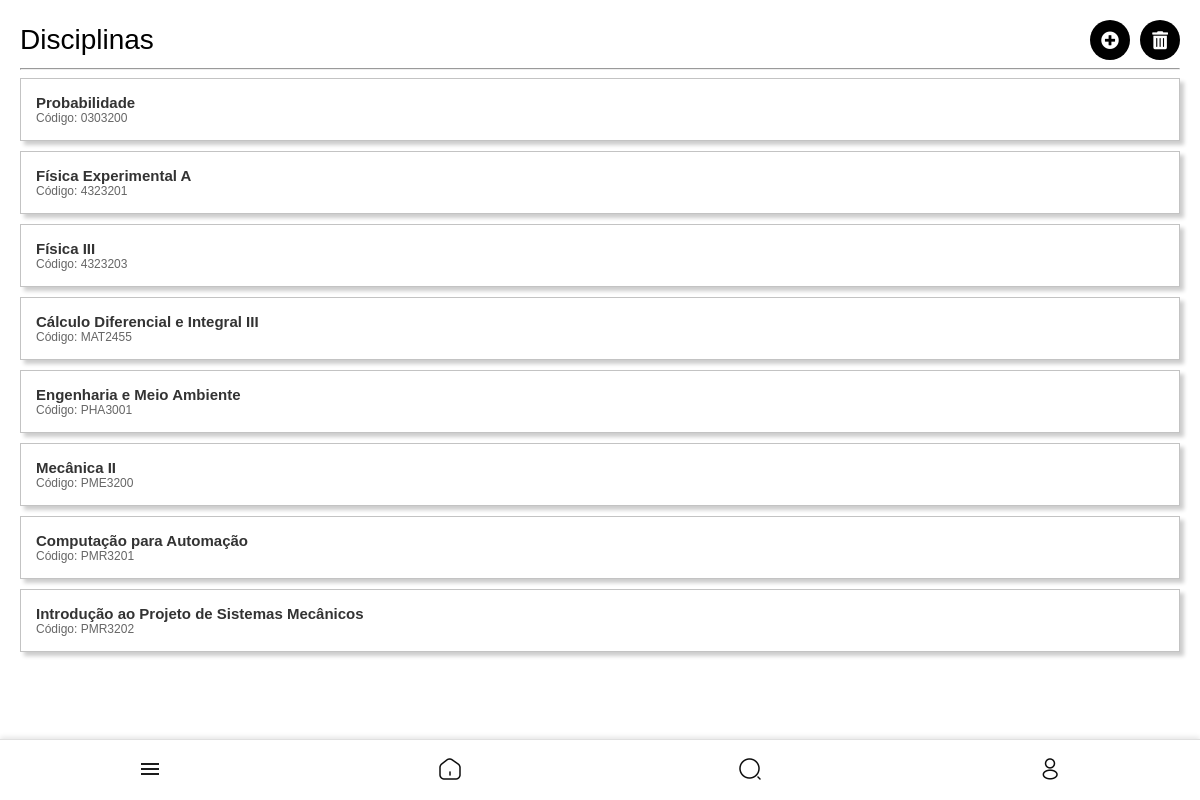
The app's page /disciplinas/ (signed in) with its own data.
### core/models.py (models this page shows, shortened)
class UserDiscipline(models.Model):
    user = models.ForeignKey(settings.AUTH_USER_MODEL, on_delete=models.CASCADE)
    disciplina = models.ForeignKey('Disciplina', on_delete=models.CASCADE)

class Disciplina(models.Model):
    nome = models.CharField(max_length=255)
    codigo = models.CharField(max_length=10)
    curso = models.CharField(max_length=255)
    semestre = models.CharField(max_length=10)
    tipo = models.CharField(max_length=50)
    sala = models.ForeignKey(Sala, on_delete=models.SET_NULL, null=True, blank=True, related_name='disciplinas')
    professor_responsavel = models.ForeignKey(
        settings.AUTH_USER_MODEL,
        null=True,
        blank=True,
        on_delete=models.SET_NULL,
        limit_choices_to={'user_type': 'professor'}
    )
    turma = models.IntegerField(default=1)

### core/views.py (the view)
# urls.py: path('disciplinas/', views.disciplinas, name='disciplinas'),
@login_required
def disciplinas(request):
    if request.user.user_type not in ['aluno', 'representante', 'professor']:
        raise PermissionDenied
    user_disciplines = UserDiscipline.objects.filter(user=request.user).select_related('disciplina')
    turma_counts = {}
    for ud in user_disciplines:
        key = (ud.disciplina.nome, ud.disciplina.codigo)
        if key in turma_counts:
            turma_counts[key] += 1
        else:
            turma_counts[key] = 1
    disciplinas_com_turmas = [
        (ud, turma_counts[(ud.disciplina.nome, ud.disciplina.codigo)] > 1)
        for ud in user_disciplines
    ]
    return render(request, 'core/disciplinas.html', {'user_disciplines': disciplinas_com_turmas})

### templates/core/disciplinas.html (shortened to what this page needs)
{% extends 'core/base.html' %}
{% block content %}
<div class="disciplinas-container">
    <div class="header-container">
        <h1>Disciplinas</h1>
        <div class="actions">
            <a href="{% url 'adicionar_disciplinas' %}" class="icon-btn">
                <i class="fas fa-plus-circle"></i>
            </a>
            <a href="{% url 'remover_disciplinas' %}" class="icon-btn">
                <i class="fas fa-trash-alt"></i>
            </a>
        </div>
    </div>
    <hr>
    <ul class="disciplinas-list">
        {% for user_discipline, show_turma in user_disciplines %}
        <li class="disciplina-item">
            <a href="{% url 'detalhe_disciplina' user_discipline.disciplina.id %}" class="disciplina-nome">
                {{ user_discipline.disciplina.nome }}
            </a>
            <a href="{% url 'detalhe_disciplina' user_discipline.disciplina.id %}" class="disciplina-codigo" style="font-weight: normal; font-size: min(12px,3vw); color: #666;">
                Código: {{ user_discipline.disciplina.codigo }}
            </a>
        </li>
        {% empty %}
        <li class="empty-list" style="font-size: min(15px,4vw); color: #8c8c8c;">Você não adicionou nenhuma disciplina ainda.</li>
        {% endfor %}
    </ul>
</div>
{% endblock %}

### static/style.css (style rules this page uses)
@media (min-width: 769px) { body { font-family: Arial, sans-serif; background-color: rgb(234, 234, 234); display: flex; flex-direction: column; align-items: center; justify-content: flex-start; min-height: 100vh; margin: 0; padding-bottom: 5vw; } }
@media (min-width: 769px) { a { text-decoration: none; color: #000000; } }
@media (min-width: 769px) { .disciplinas-container { padding: min(6vw, 20px); font-family: Arial, sans-serif; padding-bottom: min(20vw,80px); width: 100vw; box-sizing: border-box; } }
@media (min-width: 769px) { .disciplinas-container h1 { font-size: min(28px,8vw); margin-bottom: 0; margin-top: 0; font-weight:normal; text-align: left; } }
@media (min-width: 769px) { .disciplinas-list { list-style: none; padding: 0; margin: 0; } }
@media (min-width: 769px) { .disciplina-item { display: flex; flex-direction: column; background-color: #fff; border: 1px solid #c3c3c3; margin-bottom: min(10px,6vw); padding: min(15px,6vw); box-shadow: min(4px,2vw) min(4px,2vw) min(4px,2vw) rgba(0, 0, 0, 0.2); text-align: left; width: 100%; box-sizing: border-box; position: relative; overflow: hidden; } }
@media (min-width: 769px) { .disciplina-item a { width: 80%; text-align: left; white-space: nowrap; overflow: hidden; text-overflow: ellipsis; text-decoration: none; color: #333; font-size: min(15px,4vw); font-weight: bold; } }
@media (min-width: 769px) { .header-container { display: flex; flex-direction: row; justify-content: space-between; align-items: center; } }
@media (min-width: 769px) { .actions { display: flex; flex-direction: row; gap: min(10px, 2vw); justify-content: center; align-items: center; } }
@media (min-width: 769px) { .actions .icon-btn { display: flex; flex-direction: row; justify-content: center; background-color: #000; color: #fff; border: none; border-radius: 50%; width: min(40px, 8vw); height: min(40px, 8vw); font-size: min(18px, 4vw); cursor: pointer; text-decoration: none; } }
@media (min-width: 769px) { .icon-btn { background: none; border: none; font-size: min(18px, 4vw); color: #000000; cursor: pointer; text-decoration: none; display: flex; align-items: center; justify-content: center; } }
@media (min-width: 769px) { .topico-info p,a { font-size: min(12px); color: grey; } }

### templates/core/disciplinas.html (style rules this page uses)
body { background-color: white; margin: 0; padding: 0; box-sizing: border-box; overflow-x: hidden; }
html, body { width: 100%; }

### records on screen
UserDiscipline: disciplina.nome "Probabilidade", disciplina.codigo "0303200"
UserDiscipline: disciplina.nome "Física Experimental A", disciplina.codigo "4323201"
UserDiscipline: disciplina.nome "Física III", disciplina.codigo "4323203"
UserDiscipline: disciplina.nome "Cálculo Diferencial e Integral III", disciplina.codigo "MAT2455"
UserDiscipline: disciplina.nome "Engenharia e Meio Ambiente", disciplina.codigo "PHA3001"
UserDiscipline: disciplina.nome "Mecânica II", disciplina.codigo "PME3200"
UserDiscipline: disciplina.nome "Computação para Automação", disciplina.codigo "PMR3201"
UserDiscipline: disciplina.nome "Introdução ao Projeto de Sistemas Mecânicos", disciplina.codigo "PMR3202"
